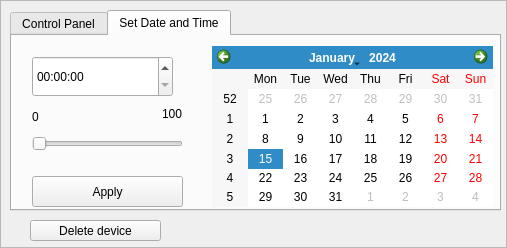
<?xml version="1.0" encoding="UTF-8"?>
<ui version="4.0">
 <class>PropertiesFrame</class>
 <widget class="QFrame" name="PropertiesFrame">
  <property name="geometry">
   <rect>
    <x>0</x>
    <y>0</y>
    <width>507</width>
    <height>248</height>
   </rect>
  </property>
  <property name="windowTitle">
   <string>Frame</string>
  </property>
  <property name="frameShape">
   <enum>QFrame::StyledPanel</enum>
  </property>
  <property name="frameShadow">
   <enum>QFrame::Raised</enum>
  </property>
  <widget class="QPushButton" name="closeButton">
   <property name="geometry">
    <rect>
     <x>30</x>
     <y>220</y>
     <width>131</width>
     <height>21</height>
    </rect>
   </property>
   <property name="text">
    <string>Delete device</string>
   </property>
  </widget>
  <widget class="QTabWidget" name="deviceTabWidget">
   <property name="geometry">
    <rect>
     <x>10</x>
     <y>10</y>
     <width>491</width>
     <height>201</height>
    </rect>
   </property>
   <property name="currentIndex">
    <number>1</number>
   </property>
   <widget class="QWidget" name="tab">
    <attribute name="title">
     <string>Control Panel</string>
    </attribute>
    <widget class="QLabel" name="imagelabel">
     <property name="geometry">
      <rect>
       <x>20</x>
       <y>10</y>
       <width>81</width>
       <height>81</height>
      </rect>
     </property>
     <property name="frameShape">
      <enum>QFrame::StyledPanel</enum>
     </property>
     <property name="text">
      <string>TextLabel</string>
     </property>
    </widget>
    <widget class="QSlider" name="verticalSlider">
     <property name="geometry">
      <rect>
       <x>130</x>
       <y>10</y>
       <width>16</width>
       <height>81</height>
      </rect>
     </property>
     <property name="minimum">
      <number>0</number>
     </property>
     <property name="maximum">
      <number>99</number>
     </property>
     <property name="orientation">
      <enum>Qt::Vertical</enum>
     </property>
    </widget>
    <widget class="QPushButton" name="turnOnOffButton">
     <property name="geometry">
      <rect>
       <x>20</x>
       <y>100</y>
       <width>141</width>
       <height>21</height>
      </rect>
     </property>
     <property name="text">
      <string>Turn On/Off</string>
     </property>
    </widget>
    <widget class="QPushButton" name="applyValueButton">
     <property name="geometry">
      <rect>
       <x>20</x>
       <y>130</y>
       <width>141</width>
       <height>21</height>
      </rect>
     </property>
     <property name="text">
      <string>Apply Value</string>
     </property>
    </widget>
   </widget>
   <widget class="QWidget" name="tab_2">
    <attribute name="title">
     <string>Set Date and Time</string>
    </attribute>
    <widget class="QPushButton" name="dateTimeButton">
     <property name="geometry">
      <rect>
       <x>20</x>
       <y>140</y>
       <width>151</width>
       <height>31</height>
      </rect>
     </property>
     <property name="text">
      <string>Apply</string>
     </property>
    </widget>
    <widget class="QCalendarWidget" name="calendarWidget">
     <property name="geometry">
      <rect>
       <x>200</x>
       <y>10</y>
       <width>281</width>
       <height>161</height>
      </rect>
     </property>
    </widget>
    <widget class="QTimeEdit" name="timeEdit">
     <property name="geometry">
      <rect>
       <x>20</x>
       <y>20</y>
       <width>141</width>
       <height>41</height>
      </rect>
     </property>
     <property name="displayFormat">
      <string>HH:mm:ss </string>
     </property>
    </widget>
    <widget class="QLabel" name="label">
     <property name="geometry">
      <rect>
       <x>20</x>
       <y>70</y>
       <width>16</width>
       <height>21</height>
      </rect>
     </property>
     <property name="text">
      <string>0</string>
     </property>
    </widget>
    <widget class="QSlider" name="horizontalValueBar">
     <property name="geometry">
      <rect>
       <x>20</x>
       <y>100</y>
       <width>151</width>
       <height>16</height>
      </rect>
     </property>
     <property name="minimum">
      <number>0</number>
     </property>
     <property name="maximum">
      <number>99</number>
     </property>
     <property name="orientation">
      <enum>Qt::Horizontal</enum>
     </property>
    </widget>
    <widget class="QLabel" name="label_2">
     <property name="geometry">
      <rect>
       <x>150</x>
       <y>70</y>
       <width>21</width>
       <height>16</height>
      </rect>
     </property>
     <property name="text">
      <string>100</string>
     </property>
    </widget>
   </widget>
  </widget>
 </widget>
 <resources/>
 <connections/>
</ui>
